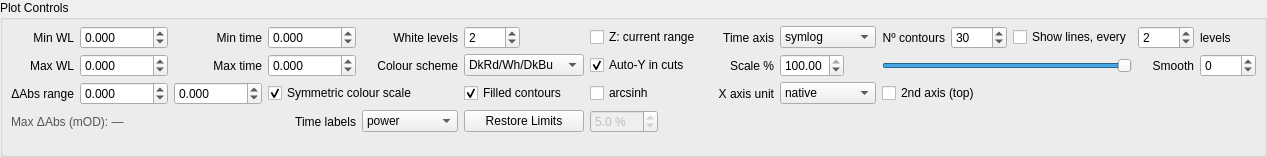
       <widget class="QGroupBox" name="PC_box">
        <property name="title">
         <string>Plot Controls</string>
        </property>
        <layout class="QGridLayout" name="plotControlsGrid">
         <property name="leftMargin">
          <number>8</number>
         </property>
         <property name="topMargin">
          <number>6</number>
         </property>
         <property name="rightMargin">
          <number>8</number>
         </property>
         <property name="bottomMargin">
          <number>6</number>
         </property>
         <property name="horizontalSpacing">
          <number>6</number>
         </property>
         <property name="verticalSpacing">
          <number>5</number>
         </property>
         <item row="3" column="3">
          <widget class="QLabel" name="PC_lblTimeLabels">
           <property name="text">
            <string>Time labels</string>
           </property>
           <property name="alignment">
            <set>Qt::AlignmentFlag::AlignRight|Qt::AlignmentFlag::AlignTrailing|Qt::AlignmentFlag::AlignVCenter</set>
           </property>
          </widget>
         </item>
         <item row="0" column="9">
          <widget class="QLabel" name="PC_lblTimeAxis">
           <property name="text">
            <string>Time axis</string>
           </property>
           <property name="alignment">
            <set>Qt::AlignmentFlag::AlignRight|Qt::AlignmentFlag::AlignTrailing|Qt::AlignmentFlag::AlignVCenter</set>
           </property>
          </widget>
         </item>
         <item row="0" column="10">
          <widget class="QComboBox" name="PC_timeScale">
           <property name="minimumSize">
            <size>
             <width>96</width>
             <height>0</height>
            </size>
           </property>
           <property name="maximumSize">
            <size>
             <width>96</width>
             <height>16777215</height>
            </size>
           </property>
           <item>
            <property name="text">
             <string>symlog</string>
            </property>
           </item>
           <item>
            <property name="text">
             <string>log</string>
            </property>
           </item>
           <item>
            <property name="text">
             <string>lin</string>
            </property>
           </item>
          </widget>
         </item>
         <item row="1" column="4">
          <widget class="QLabel" name="PC_lblCmap">
           <property name="text">
            <string>Colour scheme</string>
           </property>
           <property name="alignment">
            <set>Qt::AlignmentFlag::AlignRight|Qt::AlignmentFlag::AlignTrailing|Qt::AlignmentFlag::AlignVCenter</set>
           </property>
          </widget>
         </item>
         <item row="3" column="5">
          <widget class="QPushButton" name="PC_restore">
           <property name="text">
            <string>Restore Limits</string>
           </property>
          </widget>
         </item>
         <item row="1" column="3">
          <widget class="QDoubleSpinBox" name="PC_yMax">
           <property name="minimumSize">
            <size>
             <width>88</width>
             <height>0</height>
            </size>
           </property>
           <property name="maximumSize">
            <size>
             <width>88</width>
             <height>16777215</height>
            </size>
           </property>
           <property name="keyboardTracking">
            <bool>false</bool>
           </property>
           <property name="decimals">
            <number>3</number>
           </property>
           <property name="minimum">
            <double>-1000000000.000000000000000</double>
           </property>
           <property name="maximum">
            <double>1000000000.000000000000000</double>
           </property>
          </widget>
         </item>
         <item row="0" column="11">
          <widget class="QLabel" name="PC_lblNContours">
           <property name="text">
            <string>Nº contours</string>
           </property>
           <property name="alignment">
            <set>Qt::AlignmentFlag::AlignRight|Qt::AlignmentFlag::AlignTrailing|Qt::AlignmentFlag::AlignVCenter</set>
           </property>
          </widget>
         </item>
         <item row="0" column="2">
          <widget class="QLabel" name="PC_lblMinTime">
           <property name="text">
            <string>Min time</string>
           </property>
           <property name="alignment">
            <set>Qt::AlignmentFlag::AlignRight|Qt::AlignmentFlag::AlignTrailing|Qt::AlignmentFlag::AlignVCenter</set>
           </property>
          </widget>
         </item>
         <item row="0" column="13">
          <widget class="QCheckBox" name="PC_showLines">
           <property name="text">
            <string>Show lines, every</string>
           </property>
           <property name="checked">
            <bool>false</bool>
           </property>
          </widget>
         </item>
         <item row="1" column="5">
          <widget class="QComboBox" name="PC_cmap">
           <property name="minimumSize">
            <size>
             <width>120</width>
             <height>0</height>
            </size>
           </property>
           <property name="maximumSize">
            <size>
             <width>120</width>
             <height>16777215</height>
            </size>
           </property>
           <item>
            <property name="text">
             <string>DkRd/Wh/DkBu</string>
            </property>
           </item>
           <item>
            <property name="text">
             <string>Rd/Wh/Bu v2</string>
            </property>
           </item>
          </widget>
         </item>
         <item row="0" column="15">
          <widget class="QLabel" name="PC_lblLevels">
           <property name="text">
            <string>levels</string>
           </property>
          </widget>
         </item>
         <item row="2" column="0">
          <widget class="QLabel" name="PC_lblDAbs">
           <property name="text">
            <string>ΔAbs range</string>
           </property>
           <property name="alignment">
            <set>Qt::AlignmentFlag::AlignRight|Qt::AlignmentFlag::AlignTrailing|Qt::AlignmentFlag::AlignVCenter</set>
           </property>
          </widget>
         </item>
         <item row="1" column="11" colspan="3">
          <widget class="QSlider" name="PC_zSlider">
           <property name="minimum">
            <number>1</number>
           </property>
           <property name="maximum">
            <number>100</number>
           </property>
           <property name="value">
            <number>100</number>
           </property>
           <property name="orientation">
            <enum>Qt::Orientation::Horizontal</enum>
           </property>
          </widget>
         </item>
         <item row="1" column="1">
          <widget class="QDoubleSpinBox" name="PC_xMax">
           <property name="minimumSize">
            <size>
             <width>88</width>
             <height>0</height>
            </size>
           </property>
           <property name="maximumSize">
            <size>
             <width>88</width>
             <height>16777215</height>
            </size>
           </property>
           <property name="keyboardTracking">
            <bool>false</bool>
           </property>
           <property name="decimals">
            <number>3</number>
           </property>
           <property name="minimum">
            <double>-1000000000.000000000000000</double>
           </property>
           <property name="maximum">
            <double>1000000000.000000000000000</double>
           </property>
          </widget>
         </item>
         <item row="0" column="6">
          <widget class="QCheckBox" name="PC_restrictZ">
           <property name="toolTip">
            <string>Auto Z-max from data inside the current X/Y limits, not the whole dataset.</string>
           </property>
           <property name="text">
            <string>Z: current range</string>
           </property>
           <property name="checked">
            <bool>false</bool>
           </property>
          </widget>
         </item>
         <item row="2" column="9">
          <widget class="QLabel" name="PC_lblXUnit">
           <property name="text">
            <string>X axis unit</string>
           </property>
           <property name="alignment">
            <set>Qt::AlignmentFlag::AlignRight|Qt::AlignmentFlag::AlignTrailing|Qt::AlignmentFlag::AlignVCenter</set>
           </property>
          </widget>
         </item>
         <item row="1" column="10">
          <widget class="SciDoubleSpinBox" name="PC_zPct">
           <property name="minimumSize">
            <size>
             <width>64</width>
             <height>0</height>
            </size>
           </property>
           <property name="maximumSize">
            <size>
             <width>64</width>
             <height>16777215</height>
            </size>
           </property>
           <property name="keyboardTracking">
            <bool>false</bool>
           </property>
           <property name="minimum">
            <double>0.000000000000000</double>
           </property>
           <property name="maximum">
            <double>100.000000000000000</double>
           </property>
           <property name="value">
            <double>100.000000000000000</double>
           </property>
          </widget>
         </item>
         <item row="0" column="0">
          <widget class="QLabel" name="PC_xMinLabel">
           <property name="text">
            <string>Min WL</string>
           </property>
           <property name="alignment">
            <set>Qt::AlignmentFlag::AlignRight|Qt::AlignmentFlag::AlignTrailing|Qt::AlignmentFlag::AlignVCenter</set>
           </property>
          </widget>
         </item>
         <item row="0" column="12">
          <widget class="QSpinBox" name="PC_nContours">
           <property name="minimumSize">
            <size>
             <width>56</width>
             <height>0</height>
            </size>
           </property>
           <property name="maximumSize">
            <size>
             <width>56</width>
             <height>16777215</height>
            </size>
           </property>
           <property name="keyboardTracking">
            <bool>false</bool>
           </property>
           <property name="minimum">
            <number>2</number>
           </property>
           <property name="maximum">
            <number>400</number>
           </property>
           <property name="value">
            <number>30</number>
           </property>
          </widget>
         </item>
         <item row="1" column="6">
          <widget class="QCheckBox" name="PC_autoYcuts">
           <property name="toolTip">
            <string>Autoscale the signal (Y) axis of kinetic/spectral cuts instead of inheriting the contour Z limits.</string>
           </property>
           <property name="text">
            <string>Auto-Y in cuts</string>
           </property>
           <property name="checked">
            <bool>true</bool>
           </property>
          </widget>
         </item>
         <item row="1" column="0">
          <widget class="QLabel" name="PC_xMaxLabel">
           <property name="text">
            <string>Max WL</string>
           </property>
           <property name="alignment">
            <set>Qt::AlignmentFlag::AlignRight|Qt::AlignmentFlag::AlignTrailing|Qt::AlignmentFlag::AlignVCenter</set>
           </property>
          </widget>
         </item>
         <item row="0" column="7" rowspan="7">
          <spacer name="PC_hspacer">
           <property name="orientation">
            <enum>Qt::Orientation::Horizontal</enum>
           </property>
           <property name="sizeHint" stdset="0">
            <size>
             <width>10</width>
             <height>20</height>
            </size>
           </property>
          </spacer>
         </item>
         <item row="2" column="2">
          <widget class="QDoubleSpinBox" name="PC_zMax">
           <property name="minimumSize">
            <size>
             <width>88</width>
             <height>0</height>
            </size>
           </property>
           <property name="maximumSize">
            <size>
             <width>88</width>
             <height>16777215</height>
            </size>
           </property>
           <property name="keyboardTracking">
            <bool>false</bool>
           </property>
           <property name="decimals">
            <number>3</number>
           </property>
           <property name="minimum">
            <double>-1000000000.000000000000000</double>
           </property>
           <property name="maximum">
            <double>1000000000.000000000000000</double>
           </property>
          </widget>
         </item>
         <item row="2" column="1">
          <widget class="QDoubleSpinBox" name="PC_zMin">
           <property name="minimumSize">
            <size>
             <width>88</width>
             <height>0</height>
            </size>
           </property>
           <property name="maximumSize">
            <size>
             <width>88</width>
             <height>16777215</height>
            </size>
           </property>
           <property name="keyboardTracking">
            <bool>false</bool>
           </property>
           <property name="decimals">
            <number>3</number>
           </property>
           <property name="minimum">
            <double>-1000000000.000000000000000</double>
           </property>
           <property name="maximum">
            <double>1000000000.000000000000000</double>
           </property>
          </widget>
         </item>
         <item row="2" column="6">
          <widget class="QCheckBox" name="PC_arcsinh">
           <property name="text">
            <string>arcsinh</string>
           </property>
           <property name="checked">
            <bool>false</bool>
           </property>
          </widget>
         </item>
         <item row="3" column="6">
          <widget class="QDoubleSpinBox" name="PC_arcsinhPct">
           <property name="enabled">
            <bool>false</bool>
           </property>
           <property name="minimumSize">
            <size>
             <width>68</width>
             <height>0</height>
            </size>
           </property>
           <property name="maximumSize">
            <size>
             <width>68</width>
             <height>16777215</height>
            </size>
           </property>
           <property name="toolTip">
            <string>Linear threshold for arcsinh color scaling as a percentage of the active amplitude limit.</string>
           </property>
           <property name="keyboardTracking">
            <bool>false</bool>
           </property>
           <property name="suffix">
            <string> %</string>
           </property>
           <property name="decimals">
            <number>1</number>
           </property>
           <property name="minimum">
            <double>0.100000000000000</double>
           </property>
           <property name="maximum">
            <double>100.000000000000000</double>
           </property>
           <property name="singleStep">
            <double>1.000000000000000</double>
           </property>
           <property name="value">
            <double>5.000000000000000</double>
           </property>
          </widget>
         </item>
         <item row="1" column="14">
          <widget class="QLabel" name="PC_lblSmooth">
           <property name="text">
            <string>Smooth</string>
           </property>
           <property name="alignment">
            <set>Qt::AlignmentFlag::AlignRight|Qt::AlignmentFlag::AlignTrailing|Qt::AlignmentFlag::AlignVCenter</set>
           </property>
          </widget>
         </item>
         <item row="1" column="2">
          <widget class="QLabel" name="PC_lblMaxTime">
           <property name="text">
            <string>Max time</string>
           </property>
           <property name="alignment">
            <set>Qt::AlignmentFlag::AlignRight|Qt::AlignmentFlag::AlignTrailing|Qt::AlignmentFlag::AlignVCenter</set>
           </property>
          </widget>
         </item>
         <item row="0" column="4">
          <widget class="QLabel" name="PC_lblWhite">
           <property name="text">
            <string>White levels</string>
           </property>
           <property name="alignment">
            <set>Qt::AlignmentFlag::AlignRight|Qt::AlignmentFlag::AlignTrailing|Qt::AlignmentFlag::AlignVCenter</set>
           </property>
          </widget>
         </item>
         <item row="2" column="11" colspan="3">
          <widget class="QCheckBox" name="PC_secondaryAxis">
           <property name="toolTip">
            <string>Add a secondary X axis (top) in the complementary unit (cm-1&lt;-&gt;nm; nm for eV/THz).</string>
           </property>
           <property name="text">
            <string>2nd axis (top)</string>
           </property>
           <property name="checked">
            <bool>false</bool>
           </property>
          </widget>
         </item>
         <item row="3" column="4">
          <widget class="QComboBox" name="PC_timeLabel">
           <property name="minimumSize">
            <size>
             <width>96</width>
             <height>0</height>
            </size>
           </property>
           <property name="maximumSize">
            <size>
             <width>96</width>
             <height>16777215</height>
            </size>
           </property>
           <item>
            <property name="text">
             <string>power</string>
            </property>
           </item>
           <item>
            <property name="text">
             <string>decimal</string>
            </property>
           </item>
           <item>
            <property name="text">
             <string>mixed</string>
            </property>
           </item>
          </widget>
         </item>
         <item row="0" column="14">
          <widget class="QSpinBox" name="PC_nSkip">
           <property name="minimumSize">
            <size>
             <width>56</width>
             <height>0</height>
            </size>
           </property>
           <property name="maximumSize">
            <size>
             <width>56</width>
             <height>16777215</height>
            </size>
           </property>
           <property name="keyboardTracking">
            <bool>false</bool>
           </property>
           <property name="minimum">
            <number>1</number>
           </property>
           <property name="maximum">
            <number>50</number>
           </property>
           <property name="value">
            <number>2</number>
           </property>
          </widget>
         </item>
         <item row="0" column="1">
          <widget class="QDoubleSpinBox" name="PC_xMin">
           <property name="minimumSize">
            <size>
             <width>88</width>
             <height>0</height>
            </size>
           </property>
           <property name="maximumSize">
            <size>
             <width>88</width>
             <height>16777215</height>
            </size>
           </property>
           <property name="keyboardTracking">
            <bool>false</bool>
           </property>
           <property name="decimals">
            <number>3</number>
           </property>
           <property name="minimum">
            <double>-1000000000.000000000000000</double>
           </property>
           <property name="maximum">
            <double>1000000000.000000000000000</double>
           </property>
          </widget>
         </item>
         <item row="0" column="3">
          <widget class="QDoubleSpinBox" name="PC_yMin">
           <property name="minimumSize">
            <size>
             <width>88</width>
             <height>0</height>
            </size>
           </property>
           <property name="maximumSize">
            <size>
             <width>88</width>
             <height>16777215</height>
            </size>
           </property>
           <property name="keyboardTracking">
            <bool>false</bool>
           </property>
           <property name="decimals">
            <number>3</number>
           </property>
           <property name="minimum">
            <double>-1000000000.000000000000000</double>
           </property>
           <property name="maximum">
            <double>1000000000.000000000000000</double>
           </property>
          </widget>
         </item>
         <item row="3" column="0" colspan="3">
          <widget class="QLabel" name="PC_zReadout">
           <property name="styleSheet">
            <string notr="true">color: #555;</string>
           </property>
           <property name="text">
            <string>Max ΔAbs (mOD): —</string>
           </property>
          </widget>
         </item>
         <item row="2" column="10">
          <widget class="QComboBox" name="PC_xUnit">
           <property name="minimumSize">
            <size>
             <width>96</width>
             <height>0</height>
            </size>
           </property>
           <property name="maximumSize">
            <size>
             <width>96</width>
             <height>16777215</height>
            </size>
           </property>
           <property name="toolTip">
            <string>Convert the spectral (probe) X axis between nm / cm-1 / eV / THz. &quot;native&quot; keeps the dataset's stored unit.</string>
           </property>
           <item>
            <property name="text">
             <string>native</string>
            </property>
           </item>
           <item>
            <property name="text">
             <string>nm</string>
            </property>
           </item>
           <item>
            <property name="text">
             <string>cm-1</string>
            </property>
           </item>
           <item>
            <property name="text">
             <string>eV</string>
            </property>
           </item>
           <item>
            <property name="text">
             <string>THz</string>
            </property>
           </item>
          </widget>
         </item>
         <item row="1" column="9">
          <widget class="QLabel" name="PC_lblScalePct">
           <property name="text">
            <string>Scale %</string>
           </property>
           <property name="alignment">
            <set>Qt::AlignmentFlag::AlignRight|Qt::AlignmentFlag::AlignTrailing|Qt::AlignmentFlag::AlignVCenter</set>
           </property>
          </widget>
         </item>
         <item row="1" column="15">
          <widget class="QSpinBox" name="PC_smooth">
           <property name="minimumSize">
            <size>
             <width>56</width>
             <height>0</height>
            </size>
           </property>
           <property name="maximumSize">
            <size>
             <width>56</width>
             <height>16777215</height>
            </size>
           </property>
           <property name="toolTip">
            <string>Smoothing for transient-spectra / kinetic cuts (opened in a new figure):
       0 = no smoothing;
       &gt;0 = smoothed data only;
       &lt;0 = smoothed data plus the original semitransparent.
       The magnitude sets the smoothing window width.</string>
           </property>
           <property name="keyboardTracking">
            <bool>false</bool>
           </property>
           <property name="minimum">
            <number>-99</number>
           </property>
           <property name="maximum">
            <number>99</number>
           </property>
           <property name="value">
            <number>0</number>
           </property>
          </widget>
         </item>
         <item row="2" column="5">
          <widget class="QCheckBox" name="PC_filled">
           <property name="text">
            <string>Filled contours</string>
           </property>
           <property name="checked">
            <bool>true</bool>
           </property>
          </widget>
         </item>
         <item row="2" column="3" colspan="2">
          <widget class="QCheckBox" name="PC_symmetric">
           <property name="text">
            <string>Symmetric colour scale</string>
           </property>
           <property name="checked">
            <bool>true</bool>
           </property>
          </widget>
         </item>
         <item row="0" column="5">
          <widget class="QSpinBox" name="PC_whiteLevels">
           <property name="minimumSize">
            <size>
             <width>56</width>
             <height>0</height>
            </size>
           </property>
           <property name="maximumSize">
            <size>
             <width>56</width>
             <height>16777215</height>
            </size>
           </property>
           <property name="keyboardTracking">
            <bool>false</bool>
           </property>
           <property name="minimum">
            <number>0</number>
           </property>
           <property name="maximum">
            <number>20</number>
           </property>
           <property name="value">
            <number>2</number>
           </property>
          </widget>
         </item>
        </layout>
       </widget>
